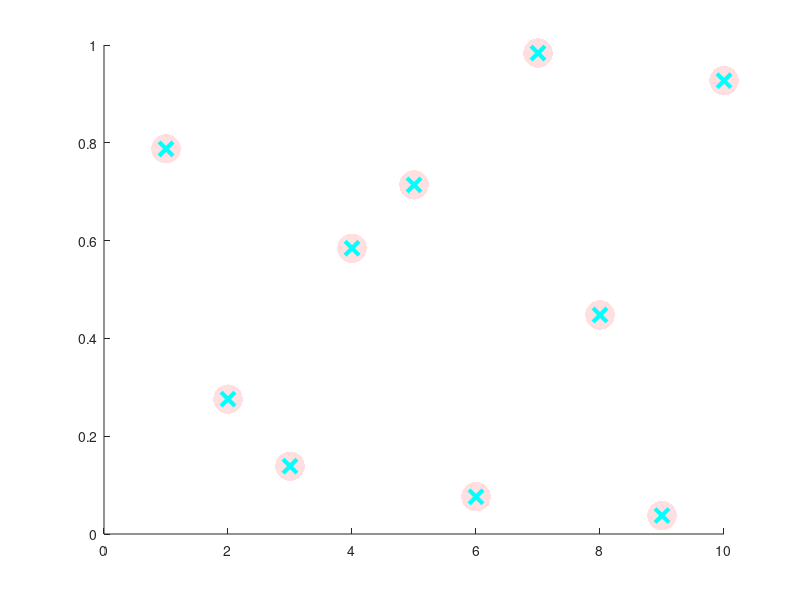

MATLAB code for this plot:
% test plot for transparency options    

figure(99)
x = 1:10;
y = rand(1,10);
%h = plot(x,y);
hold on
% scatter(x,y,150,'filled', ...
%        'MarkerFaceAlpha',1/8,'MarkerFaceColor',h.Color)         
% scatter(x,y,150,'filled', ...
%        'MarkerFaceAlpha',1/8,'MarkerFaceColor','r')         
scatter(x,y,450,'filled', ...
       'MarkerFaceAlpha',1/8,'MarkerFaceColor','r');hold on
plot(x,y,'cx','MarkerSize',10,'LineWidth',3)
hold off